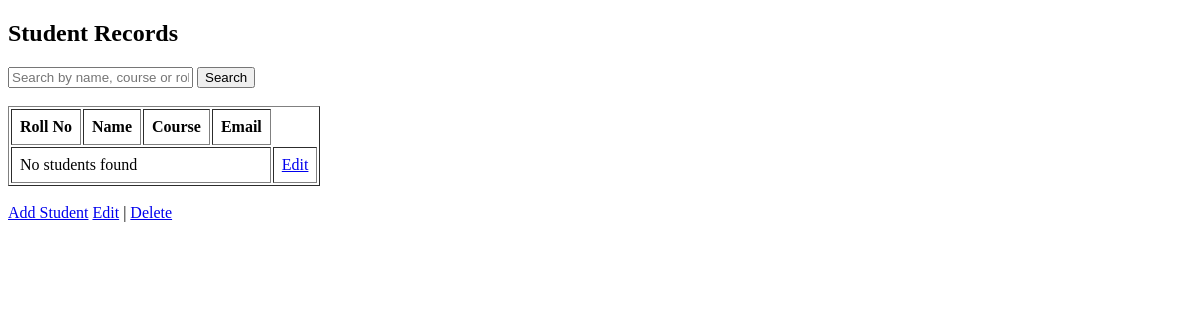
Before: /library/student_list/ with the older database file.
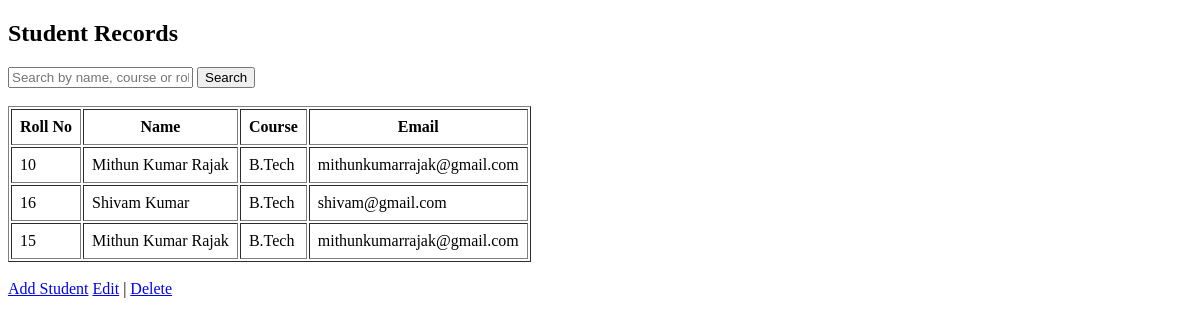
After: the same page with the newer database file.
### library/models.py (models this page shows, shortened)
class Student(models.Model):
    roll_no = models.IntegerField(unique=True)
    name = models.CharField(max_length=100)
    course = models.CharField(max_length=100)
    email = models.EmailField()

### library/views.py (the view)
# urls.py: path("student_list/", student_list, name="student_list"),
def student_list(request):
    search_query = request.GET.get('search', '')
    if search_query:
        students = Student.objects.filter(
            Q(name__icontains=search_query) |
            Q(course__icontains=search_query) |
            Q(email__icontains=search_query)
        )
    else:
        students = Student.objects.all()
    return render(request, "library/student_list.html", {
        "students": students,
        "search_query": search_query
    })

### templates/library/student_list.html (shortened to what this page needs)
<!DOCTYPE html>
<html>
<head>
</head>
<body>
    <h2>Student Records</h2>
    <form method="GET">
        <input type="text" name="search" placeholder="Search by name, course or roll no"
            value="{{ request.GET.search }}">
        <button type="submit">Search</button>
    </form>
    <br>
    <table border="1" cellpadding="8">
        <tr>
            <th>Roll No</th>
            <th>Name</th>
            <th>Course</th>
            <th>Email</th>
        </tr>
        {% for student in students %}
        <tr>
            <td>{{ student.roll_no }}</td>
            <td>{{ student.name }}</td>
            <td>{{ student.course }}</td>
            <td>{{ student.email }}</td>
        </tr>
        {% empty %}
        <tr>
            <td colspan="4">No students found</td>
            <td><a href="{% url 'edit_student' student.id %}">Edit</a></td>
        </tr>
        {% endfor %}
    </table>
    <br>
    <td>
        <a href="{% url 'add_student' %}">Add Student</a>
        <a href="{% url 'edit_student' student.id %}">Edit</a> |
        <a href="{% url 'delete_student' student.id %}">Delete</a>
    </td>
</body>
</html>

Changed rows visible on the page:
added Student: roll_no "10", name "Mithun Kumar Rajak", course "B.Tech", email "mithunkumarrajak@gmail.com"
added Student: roll_no "16", name "Shivam Kumar", course "B.Tech", email "shivam@gmail.com"
added Student: roll_no "15", name "Mithun Kumar Rajak", course "B.Tech", email "mithunkumarrajak@gmail.com"
Other visible differences:
text no longer shown: "No students found Edit"
